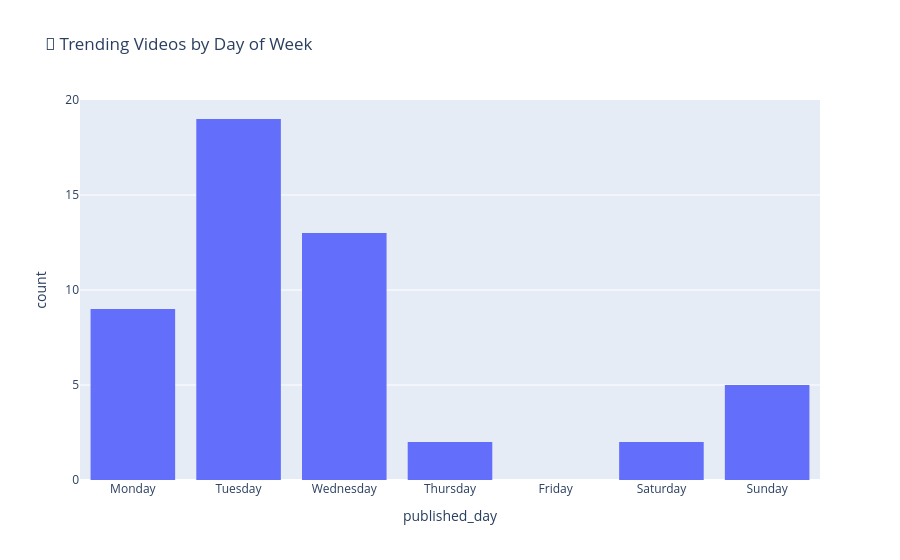

Notebook code cell kept with this figure:
### Code cell
fig = px.histogram(df, x='published_day',
                   category_orders={"published_day": ["Monday", "Tuesday", "Wednesday", "Thursday", "Friday", "Saturday", "Sunday"]},
                   title="📅 Trending Videos by Day of Week")
fig.show()

### Figure 1 — Plotly figure (JSON) as saved in the notebook; plotly's stock layout.template omitted (floating-point values rounded to 4 significant figures)
{"data": [{"alignmentgroup": "True", "bingroup": "x", "hovertemplate": "published_day=%{x}<br>count=%{y}<extra></extra>", "legendgroup": "", "marker": {"color": "#636efa", "pattern": {"shape": ""}}, "name": "", "offsetgroup": "", "orientation": "v", "showlegend": false, "type": "histogram", "x": ["Wednesday", "Monday", "Wednesday", "Tuesday", "Tuesday", "Monday", "Monday", "Tuesday", "Thursday", "Wednesday", "Sunday", "Wednesday", "Sunday", "Tuesday", "Wednesday", "Wednesday", "Thursday", "Tuesday", "Saturday", "Monday", "Tuesday", "Tuesday", "Tuesday", "Monday", "Wednesday", "Tuesday", "Wednesday", "Tuesday", "Tuesday", "Wednesday", "Tuesday", "Monday", "Tuesday", "Tuesday", "Monday", "Wednesday", "Saturday", "Sunday", "Wednesday", "Monday", "Tuesday", "Tuesday", "Sunday", "Monday", "Tuesday", "Tuesday", "Wednesday", "Wednesday", "Sunday", "Tuesday"], "xaxis": "x", "yaxis": "y"}], "layout": {"barmode": "relative", "legend": {"tracegroupgap": 0}, "title": {"text": "📅 Trending Videos by Day of Week"}, "xaxis": {"anchor": "y", "categoryarray": ["Monday", "Tuesday", "Wednesday", "Thursday", "Friday", "Saturday", "Sunday"], "categoryorder": "array", "domain": [0, 1], "title": {"text": "published_day"}}, "yaxis": {"anchor": "x", "domain": [0, 1], "title": {"text": "count"}}}}
